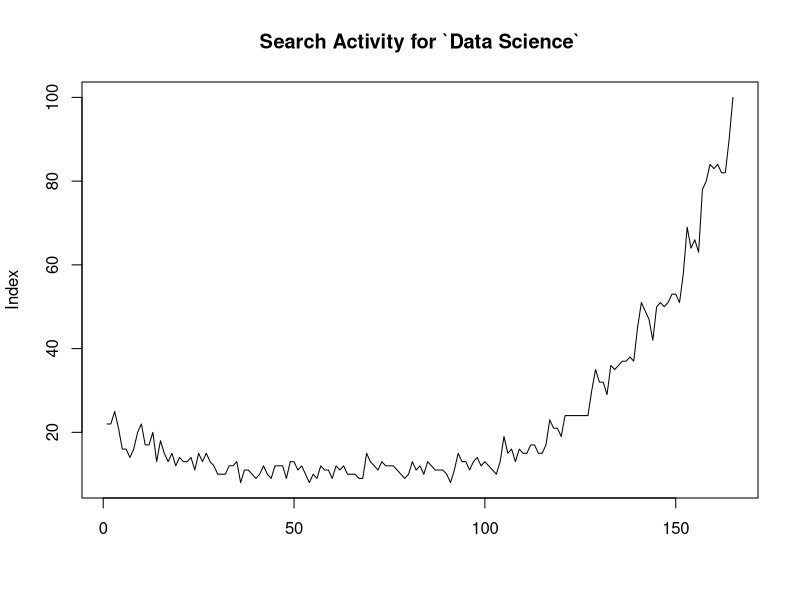
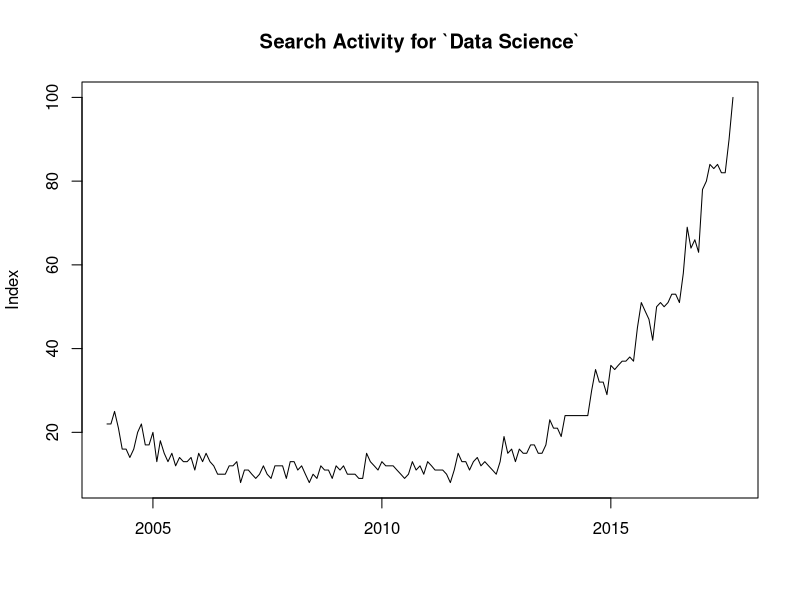
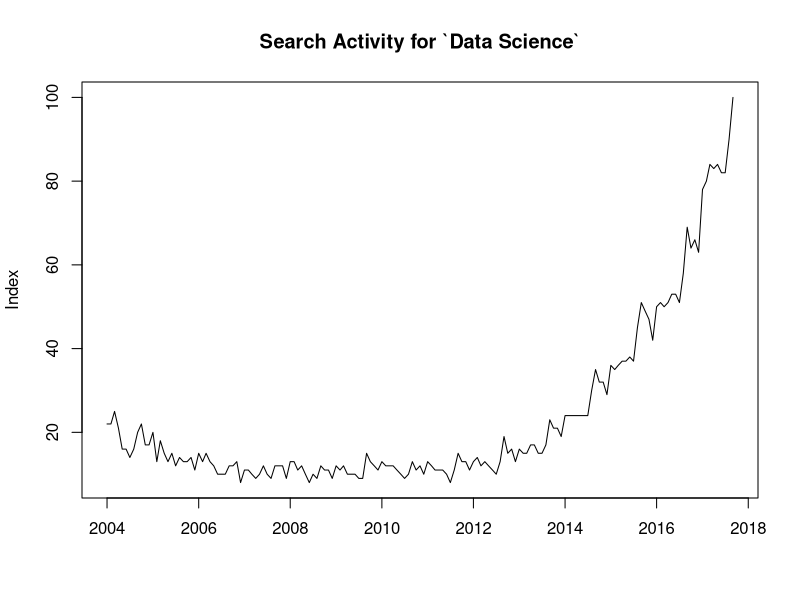

The R script that drew these images, in order: (Note: this script raises an error after producing the figures.)
## ---- chunk 1
mystring <- "Hello"
str(mystring)
## ---- chunk 2
myvec <- c("Hello", "Goodbye")
str(myvec)
## ---- chunk 3
grep("Pole",c("Equator","North Pole","South Pole"))
## ---- chunk 4
gsub(" Pole","",c("Equator","North Pole","South Pole"))
## ---- chunk 5
nchar("South Pole")
## ---- chunk 6
paste("North","and","South","Poles")
paste("North","Pole",sep="")
# paste0 is same as sep="" (more efficient)
paste0("North","Pole") == paste("North","Pole",sep="") 
## ---- chunk 7
i <- 8
sprintf("the square of %d is %d",i,i^2)
## ---- chunk 8
substr("Equator",start = 3,stop = 5)
## ---- chunk 9
strsplit("10-05-2017",split="-")
## ---- chunk 10
x <- Sys.time()  # clock time as a POSIXct object
x; as.numeric(x)
## ---- chunk 11
mychar <- "2017-10-05"
mydate <- as.Date(mychar)
str(mydate)
## ---- chunk 12
mychar <- "October 5th, 2017"
mydate <- as.Date(mychar, format = "%B %eth, %Y")
str(mydate)
## ---- chunk 13
mydate <- as.Date("2017-10-05")
weekdays(mydate)
months(mydate)
quarters(mydate)
## ---- chunk 14
## first days of years
seq(as.Date("2007/1/1"), as.Date("2010/1/1"), "years")
## by month
seq(as.Date("2000/1/1"), by = "month", length.out = 4)
## quarters
seq(as.Date("2000/1/1"), as.Date("2001/1/1"), 
    by = "quarter")
## ---- chunk 15
time1 <- as.Date("2017-10-05")
time2 <- as.Date("2008-07-08")
time1 - time2
difftime(time1, time2, units = "weeks")
## ---- chunk 16
as.Date(43013, origin = "1899-12-30")
## ---- chunk 17
# install.packages("lubridate")
library(lubridate)
## ---- chunk 18
ymd("20110604")
mdy("06-04-2011")
dmy("04/06/2011")
## ---- chunk 19
ymd_hms("2011-06-04 12:00:00", tz = "Pacific/Auckland")
## ---- chunk 20
arrive <- ymd_hms("2011-06-04 12:00:25")
second(arrive)
second(arrive) <- 45
arrive
## ---- chunk 21
arrive <- ymd_hms("2011-06-04 12:00:00")
leave <- ymd_hms("2011-08-10 14:00:00")
interval(arrive, leave)
## ---- chunk 22
mydate <- ymd("20130130")
mydate + days(2)
mydate + months(5)
## ---- chunk 23
mydate <- ymd("20130130")
mydate + days(1:5)
## ---- chunk 24
jan31 <- ymd("2013-01-31")
jan31 + months(1)
ceiling_date(jan31, "month") - days(1)
floor_date(jan31, "month") + months(2) - days(1)
## ---- chunk 25
dataScience = read.csv(file = "./multiTimeline.csv",
          header = T, skip = 2, stringsAsFactors = F)
colnames(dataScience) = c("date", "interest")
str(dataScience)
## ---- chunk 26
plot(dataScience$interest, type = 'l',
     ylab = "Index",xlab="",
     main = "Search Activity for `Data Science`")
## ---- chunk 27
dataScience$date = paste0(dataScience$date, "-01")
str(dataScience)
dataScience$date = as.Date(dataScience$date,
                             format = "%Y-%m-%d")
## ---- chunk 28
plot(dataScience$date, dataScience$interest, type = 'l',
     ylab = "Index", xlab = "",
     main = "Search Activity for `Data Science`")
## ---- chunk 29
plot(dataScience$date, dataScience$interest, type = 'l',
     ylab = "Index", xlab = "",  xaxt = 'n',
     main = "Search Activity for `Data Science`")
dts = seq(from = as.Date("2004-01-01"),
           to = as.Date("2018-01-01"), by="2 years")
axis(1, at=dts, labels=format(dts, "%Y"))
## ---- chunk 30
x <- Sys.time()  # clock time as a POSIXct object
x
class(x)
## ---- chunk 31
library(xts)
# xts is a matrix plus an index
x <- matrix(1:4, nrow=2, ncol=2)
idx <- seq(as.Date("2016-10-27"), length=2, by="days")
x_xts <- xts(x, order.by = idx)  
x_xts
## ---- chunk 32
coredata(x_xts)  # Gives us a martix
index(x_xts)  # Gives us a vector of dates
## ---- chunk 33
str(x_xts)
## ---- chunk 34
# Load fund data
data(edhec, package = "PerformanceAnalytics")
edhec["2007-01/2007-02", 1]  # interval
head(edhec["2007-01/", 1])  # start in January 2007
## ---- chunk 35
# January 2007 to March
edhec["200701/03", 1]  # interval
## ---- chunk 36
edhec[c(1,2), 1]  # integers
edhec[(index(edhec) < "1997-02-28"), 1]  # a logical vector
edhec[c("1997-01-31","1997-02-28") , 1]  # a date vector
## ---- chunk 37
first(edhec[, "Convertible Arbitrage" ], "3 months")
## ---- chunk 38
x <- edhec["199701/02", 1]
y <- edhec["199702/03", 1]
x + y # only the intersection
## ---- chunk 39
x + merge(y, index(x), fill = 0)
x + merge(y, index(x), fill = na.locf)
## ---- chunk 40
colnames(x) <- "x"; colnames(y) <- "y"
merge(x, y)
## ---- chunk 41
merge(x, y, join='left')
merge(x, y, join='right')
## ---- chunk 42
x <- c(1, NA, NA, 4)
idx <- seq(as.Date("2016-10-27"), length=4, by="days")
x <- xts(x, order.by = idx); colnames(x) <- "x"
cbind(x, na.locf(x), na.locf(x, fromLast = TRUE))
## ---- chunk 43
na.fill(x, -999)
na.omit(x)
## ---- chunk 44
na.approx(x)
## ---- chunk 45
x <- na.approx(x)
cbind(x, lag(x,1), lag(x,-1))
## ---- chunk 46
x <- na.approx(x)
cbind(x, diff(x))
## ---- chunk 47
edhec9701 <- edhec["1997/2001", c(1,3)]
# determine the endpoints
ep <- endpoints(edhec9701, "years")
period.apply(edhec9701, INDEX=ep, FUN=mean)
## ---- chunk 48
do.call(mean, args= list(1:10))
do.call("mean", args= list(1:10))
## ---- chunk 49
edhec.yrs <- split(edhec[,1], f="years")
edhec.yrs <- lapply(edhec.yrs, cumsum)
edhec.ytd <- do.call(rbind, edhec.yrs)
edhec.ytd["200209/200303", 1]
## ---- chunk 50
rollapply(edhec["200301/06", 1], 3, mean)
